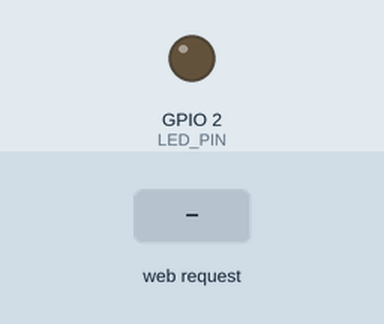
This program was run on a simulated ESP32. Parts: output pins drawn as LEDs (lit = HIGH). Inputs (shaded band) come from the test bench. WiFi joins after 1.5 s; servers stay silent unless stated; what the program prints to the serial monitor is not drawn.

Above: at 2.7 s.
2.8 s: HTTP request GET /on received
At 3.2 s:
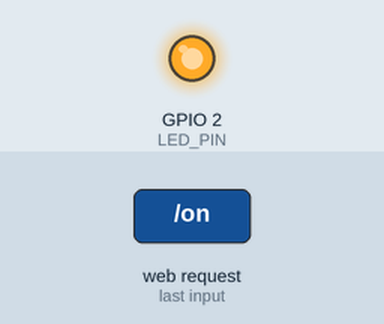
4.3 s: HTTP request GET /off received
At 5.6 s:
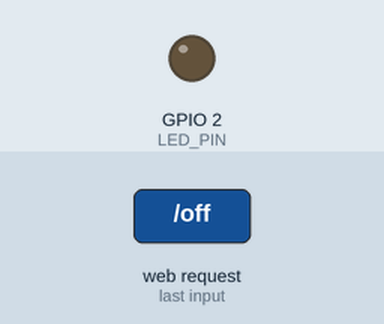
Timing chart, 0 to 7.3 s (numbered marks = the images above; inputs shaded):
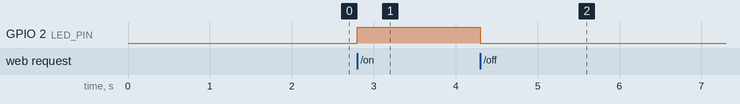

The program:

main.cpp
```cpp
#include <Arduino.h>
#include <WiFi.h>
#include <WebServer.h>

const char* ssid = "YOUR_WIFI_SSID";
const char* password = "YOUR_WIFI_PASSWORD";

WebServer server(80);
const int LED_PIN = 2; // LED tích hợp trên ESP32

void handleRoot() {
    String html = "<html><body>";
    html += "<h1>CubeSat LED Control</h1>";
    html += "<p><a href=\"/on\"><button style=\"padding:10px 20px; font-size:20px;\">Turn ON</button></a></p>";
    html += "<p><a href=\"/off\"><button style=\"padding:10px 20px; font-size:20px;\">Turn OFF</button></a></p>";
    html += "</body></html>";
    server.send(200, "text/html", html);
}

void handleLedOn() {
    digitalWrite(LED_PIN, HIGH);
    server.send(200, "text/html", "<h2>LED is ON</h2><p><a href=\"/\">Back</a></p>");
}

void handleLedOff() {
    digitalWrite(LED_PIN, LOW);
    server.send(200, "text/html", "<h2>LED is OFF</h2><p><a href=\"/\">Back</a></p>");
}

void setup() {
    Serial.begin(115200);
    pinMode(LED_PIN, OUTPUT);
    digitalWrite(LED_PIN, LOW);

    WiFi.begin(ssid, password);
    while (WiFi.status() != WL_CONNECTED) {
        delay(500);
        Serial.print(".");
    }
    Serial.println();
    Serial.println("WiFi connected.");
    Serial.println("IP address: ");
    Serial.println(WiFi.localIP());

    server.on("/", handleRoot);
    server.on("/on", handleLedOn);
    server.on("/off", handleLedOff);

    server.begin();
    Serial.println("HTTP server started");
}

void loop() {
    server.handleClient();
}
```

Measured:
- after the input at 2.8 s, GPIO 2 (LED_PIN): LOW → HIGH at once
- after the input at 4.3 s, GPIO 2 (LED_PIN): HIGH → LOW at once
